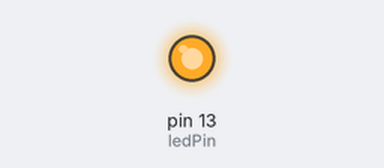
A sketch run on a simulated Arduino Uno, built with avr-gcc and run on an emulated ATmega328P. Shown: output pins drawn as LEDs (lit = HIGH).

Above: at 0.1 s.
At 3.9 s:
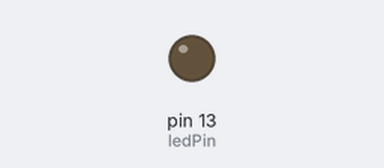
Timing chart, 0 to 5.4 s (numbered marks = the images above):
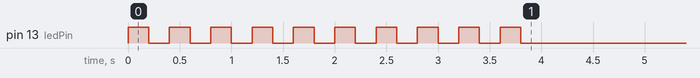

The sketch:

reset.ino
```cpp
// Définition du numéro de broche pour la LED intégrée
const int ledPin = 13; // La plupart des cartes Arduino ont une LED intégrée sur la broche 13

void setup() {
  // Initialise la broche de la LED en mode sortie
  pinMode(ledPin, OUTPUT);

  // Boucle pour faire clignoter la LED 10 fois
  for (int i = 0; i < 10; i++) {
    digitalWrite(ledPin, HIGH);   // Allume la LED
    delay(200);                   // Attend 200 ms
    digitalWrite(ledPin, LOW);    // Éteint la LED
    delay(200);                   // Attend 200 ms
  }
}

void loop() {
  // La boucle loop() reste vide car le clignotement ne se produit que dans le setup()
}
```
